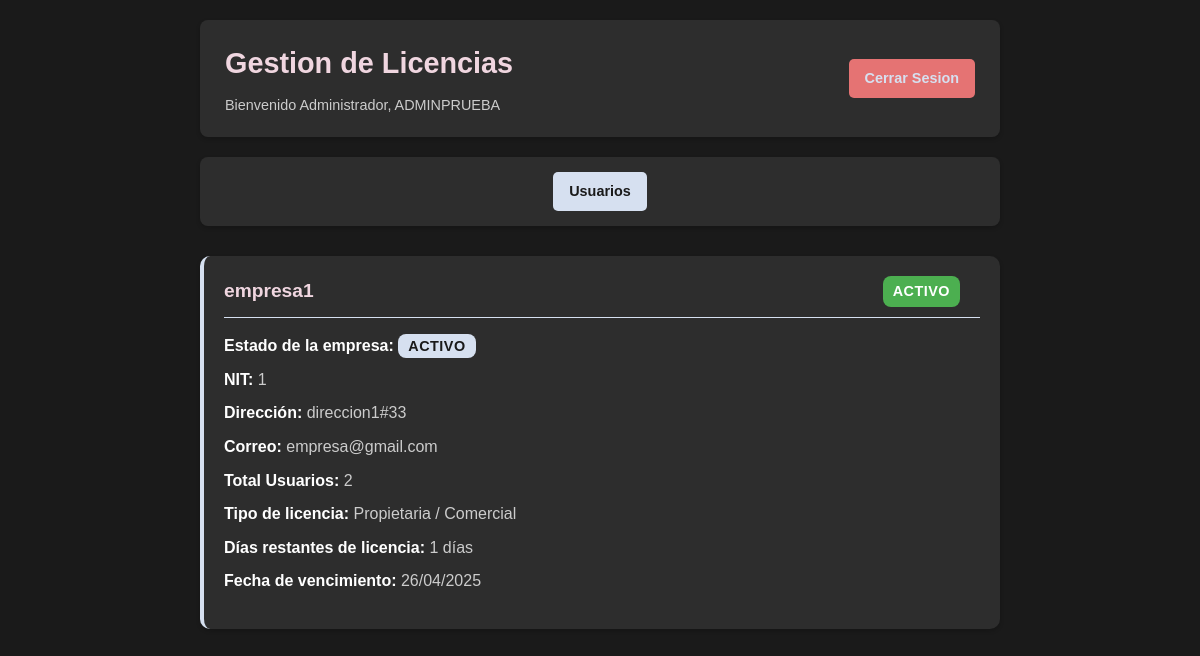
/vistas/admin/index.php (signed in), run on the app's committed database.
### tables this page shows
CREATE TABLE `licencia` (
  `clave` varchar(255) NOT NULL,
  `fecha_ini` date NOT NULL,
  `fecha_fin` date NOT NULL,
  `id_estado` int(11) NOT NULL,
  `id_tipolicencia` int(11) NOT NULL,
  `nit_empresa` varchar(100) NOT NULL
);

CREATE TABLE `empresa` (
  `NIT` varchar(200) NOT NULL,
  `nom_empresa` varchar(150) NOT NULL,
  `direccion` varchar(100) NOT NULL,
  `correo` varchar(60) NOT NULL,
  `id_estado` int(11) NOT NULL
);

CREATE TABLE `estado` (
  `id_estado` int(11) NOT NULL,
  `nom_estado` varchar(50) NOT NULL
);

CREATE TABLE `tipo_licencia` (
  `id_tipolicencia` int(11) NOT NULL,
  `nom_tipolicencia` varchar(100) NOT NULL
);

### vistas/admin/index.php (the view, shortened to what this page needs)
<?php
$conex = new Database;
$con = $conex->conectar();
$sql = $con->prepare("
    SELECT
        e.*, l.fecha_fin,
        l.fecha_ini,
        l.id_estado as estado_licencia,
        l.id_tipolicencia,
        DATEDIFF(l.fecha_fin, CURRENT_DATE()) as dias_restantes,
        el.nom_estado as estado_empresa,
        el2.nom_estado as estado_licencia_nombre,
        tl.nom_tipolicencia
    FROM empresa e
    LEFT JOIN licencia l ON e.NIT = l.nit_empresa
    LEFT JOIN estado el ON e.id_estado = el.id_estado
    LEFT JOIN estado el2 ON l.id_estado = el2.id_estado
    LEFT JOIN tipo_licencia tl ON l.id_tipolicencia = tl.id_tipolicencia
    WHERE e.NIT = ? AND l.fecha_fin >= CURRENT_DATE() AND l.id_estado = 1
    ORDER BY l.fecha_fin DESC LIMIT 1
");
$sql->execute([$_SESSION['NIT']]);
$empresa_info = $sql->fetch(PDO::FETCH_ASSOC);
$sql_usuarios = $con->prepare("
    SELECT COUNT(*) as total_usuarios
    FROM usuarios
    WHERE NIT = ? AND id_rol = 1
");
$sql_usuarios->execute([$_SESSION['NIT']]);
$total_usuarios = $sql_usuarios->fetch(PDO::FETCH_ASSOC)['total_usuarios'];
?>
<!DOCTYPE html>
<html lang="es">
<head>
    <link rel="stylesheet" href="../../assets/css/blog.css">
    <link rel="stylesheet" href="../../assets/css/licencias.css">
</head>
<body>
    <div class="container">
    <header>
            <div class="header-container">
                <div>
                    <h1>Gestion de Licencias</h1>
                    <p>Bienvenido Administrador, <?php echo $_SESSION['nom_usu']; ?></p>
                </div>
                <div class="admin-actions">
                    <a href="../../includes/cerrar_sesion.php" class="cerrar-sesion">Cerrar Sesion</a>
                </div>
            </div>
            <?php if ($empresa_info && $empresa_info['id_tipolicencia'] != 1): ?>
            <nav class="nav-actions">
                <a href="usuarios.php" class="btn-nav">Usuarios</a>
            </nav>
            <?php else: ?>
            <div class="licencia-mensaje">
                <p>Necesita una licencia completa para gestionar usuarios</p>
            </div>
            <?php endif; ?>
        </header>
        <div class="empresa-info">
            <div class="empresa-card">
                <div class="empresa-header">
                    <h3><?php echo htmlspecialchars($empresa_info['nom_empresa']); ?></h3>
                    <span class="estado-licencia estado-<?php echo $empresa_info['estado_licencia']; ?>">
                        <?php echo ($empresa_info['estado_licencia_nombre']); ?>
                    </span>
                </div>
                <div class="empresa-body">
                    <p><strong>Estado de la empresa:</strong>
                        <span class="estado-empresa">
                            <?php echo htmlspecialchars($empresa_info['estado_empresa']); ?>
                        </span>
                    </p>
                    <p><strong>NIT:</strong> <?php echo htmlspecialchars($empresa_info['NIT']); ?></p>
                    <p><strong>Dirección:</strong> <?php echo htmlspecialchars($empresa_info['direccion']); ?></p>
                    <p><strong>Correo:</strong> <?php echo htmlspecialchars($empresa_info['correo']); ?></p>
                    <p><strong>Total Usuarios:</strong> <?php echo $total_usuarios; ?></p>
                    <p><strong>Tipo de licencia:</strong> <?php echo ($empresa_info['nom_tipolicencia']); ?> </p>
                    <p><strong>Días restantes de licencia:</strong> <?php echo $empresa_info['dias_restantes']; ?> días </p>
                    <p><strong>Fecha de vencimiento:</strong> <?php echo date('d/m/Y', strtotime($empresa_info['fecha_fin'])); ?> </p>
                </div>
            </div>
        </div>
    </div>
</body>
</html>

### assets/css/blog.css (style rules this page uses)
:root { --bg-dark: #1a1a1a; --bg-card: #2d2d2d; --text-primary: #ffffff; --text-secondary: #cccccc; --accent-1: #f0d6e0; --accent-2: #d6e0f0; --accent-3: #e0f0d6; }
body { background-color: var(--bg-dark); color: var(--text-primary); font-family: 'Arial', sans-serif; margin: 0; padding: 0; line-height: 1.6; }
.container { max-width: 800px; margin: 0 auto; padding: 20px; }
header { padding: 0; border-bottom: none; margin-bottom: 30px; }
.header-container { display: flex; justify-content: space-between; align-items: center; padding: 20px 25px; background-color: var(--bg-card); border-radius: 8px; box-shadow: 0 2px 4px rgba(0, 0, 0, 0.2); margin-bottom: 0; }
.header-container > div:first-child { margin-right: 20px; }
.header-container h1 { color: var(--accent-1); margin: 0 0 8px 0; font-size: 1.8em; }
.header-container p { margin: 0; color: var(--text-secondary); font-size: 0.9em; }
.admin-actions { display: flex; align-items: center; gap: 15px; }
.admin-actions a { margin-left: 0; text-decoration: none; color: var(--accent-2); font-weight: bold; transition: color 0.3s ease; }
.cerrar-sesion { background-color: #e57373; color: var(--bg-dark); padding: 8px 16px; border-radius: 5px; text-decoration: none; font-weight: bold; transition: all 0.3s ease; font-size: 0.9em; }
.nav-actions { display: flex; gap: 15px; margin-top: 20px; padding: 15px; background-color: var(--bg-card); border-radius: 8px; box-shadow: 0 2px 4px rgba(0, 0, 0, 0.2); justify-content: space-around; }
.btn-nav { background-color: var(--accent-2); color: var(--bg-dark); padding: 8px 16px; border-radius: 5px; text-decoration: none; font-weight: bold; transition: all 0.3s ease; font-size: 0.9em; }

### assets/css/licencias.css (style rules this page uses)
:root { --estado-activo: #4CAF50; --estado-inactivo: #ff9800; --estado-expirado: #f44336; --demo-color: #2196F3; --comercial-color: #9c27b0; }
.estado-licencia { padding: 4px 10px; border-radius: 8px; margin-right: 20px; font-size: 0.9em; font-weight: 600; text-transform: uppercase; letter-spacing: 0.5px; color: white; }
.estado-1 { background-color: #4CAF50; }
.empresa-card { background-color: var(--bg-card); border-radius: 10px; padding: 20px; box-shadow: 0 2px 4px rgba(0, 0, 0, 0.2); transition: transform 0.3s ease, box-shadow 0.3s ease; border-left: 4px solid var(--accent-2); }
.empresa-header { display: flex; justify-content: space-between; align-items: center; margin-bottom: 15px; border-bottom: 1px solid var(--accent-2); padding-bottom: 10px; }
.empresa-header h3 { color: var(--accent-1); margin: 0; font-size: 1.2em; }
.estado-empresa { padding: 4px 10px; border-radius: 8px; font-size: 0.9em; font-weight: 600; text-transform: uppercase; letter-spacing: 0.5px; background-color: var(--accent-2); color: var(--bg-dark); }
.empresa-body { margin: 15px 0; }
.empresa-body p { margin: 8px 0; color: var(--text-secondary); }
.empresa-body strong { color: var(--text-primary); }

### data on the page
licencia: nit_empresa.nom_empresa "empresa1", id_estado.nom_estado "ACTIVO", nit_empresa.NIT "1", nit_empresa.direccion "direccion1#33", nit_empresa.correo "empresa@gmail.com", id_tipolicencia.nom_tipolicencia "Propietaria / Comercial", fecha_fin "26/04/2025"

### other printed values
$_SESSION['nom_usu'] "ADMINPRUEBA"
$total_usuarios "2"
$empresa_info['dias_restantes'] "1"
